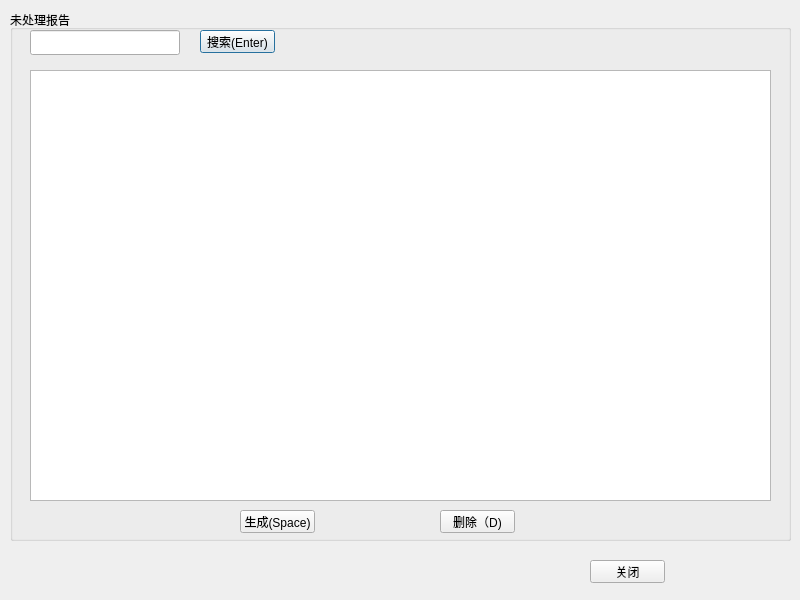
<?xml version="1.0" encoding="UTF-8"?>
<ui version="4.0">
 <class>UntreatedReport</class>
 <widget class="QDialog" name="UntreatedReport">
  <property name="windowModality">
   <enum>Qt::NonModal</enum>
  </property>
  <property name="geometry">
   <rect>
    <x>0</x>
    <y>0</y>
    <width>800</width>
    <height>600</height>
   </rect>
  </property>
  <property name="maximumSize">
   <size>
    <width>800</width>
    <height>600</height>
   </size>
  </property>
  <property name="acceptDrops">
   <bool>false</bool>
  </property>
  <property name="windowTitle">
   <string>未处理报告窗口</string>
  </property>
  <property name="modal">
   <bool>false</bool>
  </property>
  <widget class="QGroupBox" name="groupBox">
   <property name="geometry">
    <rect>
     <x>10</x>
     <y>10</y>
     <width>781</width>
     <height>531</height>
    </rect>
   </property>
   <property name="title">
    <string>未处理报告</string>
   </property>
   <widget class="QLineEdit" name="SearchEdit">
    <property name="geometry">
     <rect>
      <x>20</x>
      <y>20</y>
      <width>150</width>
      <height>25</height>
     </rect>
    </property>
   </widget>
   <widget class="QPushButton" name="BnSearch">
    <property name="geometry">
     <rect>
      <x>190</x>
      <y>20</y>
      <width>75</width>
      <height>23</height>
     </rect>
    </property>
    <property name="text">
     <string>搜索(Enter)</string>
    </property>
    <property name="shortcut">
     <string>Return</string>
    </property>
   </widget>
   <widget class="QTableView" name="ClientList">
    <property name="geometry">
     <rect>
      <x>20</x>
      <y>60</y>
      <width>741</width>
      <height>431</height>
     </rect>
    </property>
   </widget>
   <widget class="QPushButton" name="BnSpace">
    <property name="geometry">
     <rect>
      <x>230</x>
      <y>500</y>
      <width>75</width>
      <height>23</height>
     </rect>
    </property>
    <property name="text">
     <string>生成(Space)</string>
    </property>
    <property name="shortcut">
     <string>Space</string>
    </property>
   </widget>
   <widget class="QPushButton" name="BnDelete">
    <property name="geometry">
     <rect>
      <x>430</x>
      <y>500</y>
      <width>75</width>
      <height>23</height>
     </rect>
    </property>
    <property name="text">
     <string>删除（D)</string>
    </property>
    <property name="shortcut">
     <string>D</string>
    </property>
   </widget>
  </widget>
  <widget class="QPushButton" name="BnCancel">
   <property name="geometry">
    <rect>
     <x>590</x>
     <y>560</y>
     <width>75</width>
     <height>23</height>
    </rect>
   </property>
   <property name="text">
    <string>关闭</string>
   </property>
  </widget>
 </widget>
 <resources/>
 <connections/>
</ui>
